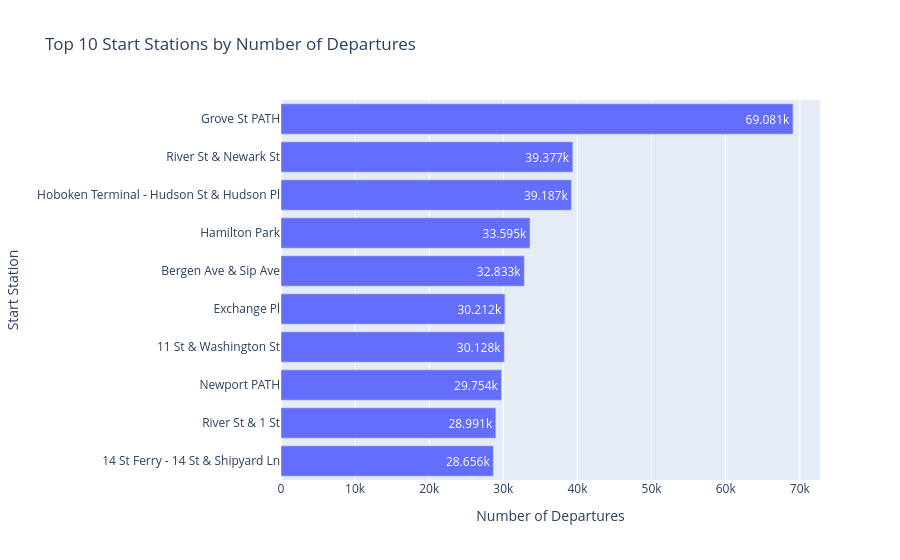

The code cell stored with this chart in its notebook:
### Code cell
fig = px.bar(
    top_start_stations.sort_values("number_of_departures"),
    x="number_of_departures",
    y="start_station_name",
    orientation="h",
    title="Top 10 Start Stations by Number of Departures",
    text_auto=True
)

fig.update_layout(
    xaxis_title="Number of Departures",
    yaxis_title="Start Station"
)

fig.show()

### Figure 1 — Plotly figure (JSON) as saved in the notebook; plotly's stock layout.template omitted (floating-point values rounded to 4 significant figures)
{"data": [{"hovertemplate": "number_of_departures=%{x}<br>start_station_name=%{y}<extra></extra>", "legendgroup": "", "marker": {"color": "#636efa", "pattern": {"shape": ""}}, "name": "", "orientation": "h", "showlegend": false, "textposition": "auto", "texttemplate": "%{x}", "type": "bar", "x": [28656, 28991, 29754, 30128, 30212, 32833, 33595, 39187, 39377, 69081], "xaxis": "x", "y": ["14 St Ferry - 14 St & Shipyard Ln", "River St & 1 St", "Newport PATH", "11 St & Washington St", "Exchange Pl", "Bergen Ave & Sip Ave", "Hamilton Park", "Hoboken Terminal - Hudson St & Hudson Pl", "River St & Newark St", "Grove St PATH"], "yaxis": "y"}], "layout": {"barmode": "relative", "legend": {"tracegroupgap": 0}, "title": {"text": "Top 10 Start Stations by Number of Departures"}, "xaxis": {"anchor": "y", "domain": [0, 1], "title": {"text": "Number of Departures"}}, "yaxis": {"anchor": "x", "domain": [0, 1], "title": {"text": "Start Station"}}}}
